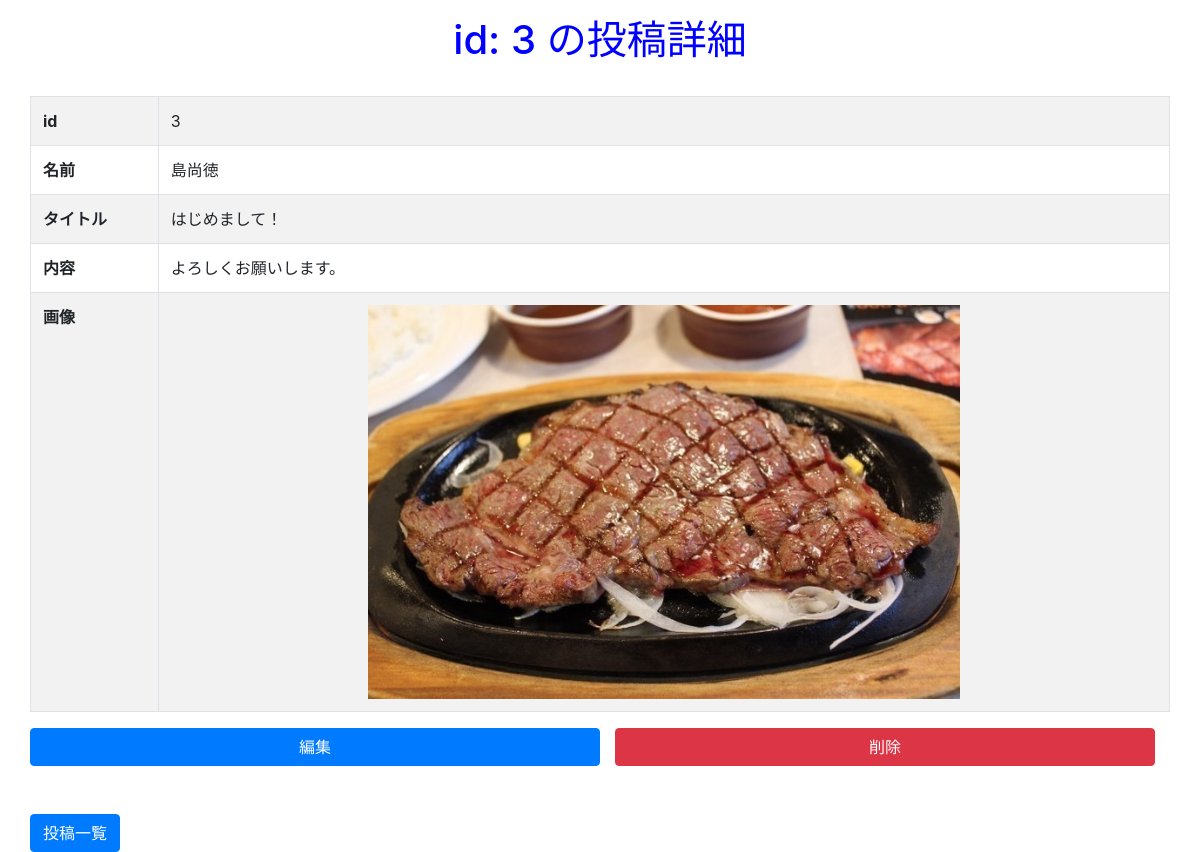
Page /show.php?id=3 on the committed database.
### tables this page shows
CREATE TABLE `messages` (
  `id` int(11) NOT NULL AUTO_INCREMENT,
  `name` varchar(50) NOT NULL,
  `title` varchar(50) NOT NULL,
  `body` varchar(100) NOT NULL,
  `image` varchar(100) NOT NULL,
  `created_at` timestamp NOT NULL DEFAULT CURRENT_TIMESTAMP ON UPDATE CURRENT_TIMESTAMP,
  PRIMARY KEY (`id`)
);

### daos/MessageDAO.php (called while the page is built, shortened)
<?php
class MessageDAO{
    private static function get_connection(){
        try {
            $options = array(
                PDO::ATTR_ERRMODE => PDO::ERRMODE_EXCEPTION,
                PDO::ATTR_DEFAULT_FETCH_MODE => PDO::FETCH_CLASS,
                PDO::MYSQL_ATTR_INIT_COMMAND => 'SET NAMES utf8',
              );
            $pdo = new PDO(DSN, DB_USERNAME, DB_PASSWORD, $options);
            return $pdo;
        } catch (PDOException $e) {
            return 'PDO exception: ' . $e->getMessage();
        }
    }
    public static function get_message_by_id($id){
        try {
            $pdo = self::get_connection();
            $stmt = $pdo->prepare('SELECT * FROM messages WHERE id = :id');
            $stmt->bindParam(':id', $id, PDO::PARAM_INT);
            $stmt->execute();
            $stmt->setFetchMode(PDO::FETCH_CLASS|PDO::FETCH_PROPS_LATE, 'Message');
            $message = $stmt->fetch();
            return $message;
        } catch (PDOException $e) {
            return null;
        }
    }
}

### views/show_view.php (the view, shortened to what this page needs)
<!DOCTYPE html>
<html lang="ja">
    <head>
        <link rel="stylesheet" href="https://stackpath.bootstrapcdn.com/bootstrap/4.3.1/css/bootstrap.min.css">
        <link rel="stylesheet" href="css/style.css">
    </head>
    <body>
        <div class="container">
            <div class="row mt-3">
                <h1 class="text-center col-sm-12">id: <?= $message->id ?> の投稿詳細</h1>
            </div>
            <div class="row mt-2">
            </div>
            <div class="row mt-2">
                <table class="table table-bordered table-striped">
                    <tr>
                        <th>id</th>
                        <td><?= $message->id ?></td>
                    </tr>
                    <tr>
                        <th>名前</th>
                        <td><?= $message->name ?></td>
                    </tr>
                    <tr>
                        <th>タイトル</th>
                        <td><?= $message->title ?></td>
                    </tr>
                    <tr>
                        <th>内容</th>
                        <td><?= $message->body ?></td>
                    </tr>
                    <tr>
                        <th>画像</th>
                        <td><img src="<?= IMAGE_DIR . $message->image ?>" alt="表示する画像がありません。"></td>
                    </tr>
                </table>
            </div>
            <div class="row">
                <a href="edit.php?id=<?= $id ?>" class="col-sm-6 btn btn-primary">編集</a>
                <form class="col-sm-6" action="delete.php" method="POST">
                    <button type="submit" class="btn btn-danger col-sm-12" onclick="return confirm('投稿を削除します。よろしいですか？')">削除</button>
                </form>
            </div>
             <div class="row mt-5">
                <a href="index.php" class="btn btn-primary">投稿一覧</a>
            </div>
        </div>
    </body>
</html>

### css/style.css (style rules this page uses)
h1 { color: blue; }
img { width: 60%; display: block; margin: 0 auto; }

### rows in the picture
messages: id "3", name "島尚徳", title "はじめまして！", body "よろしくお願いします。", image (picture)
